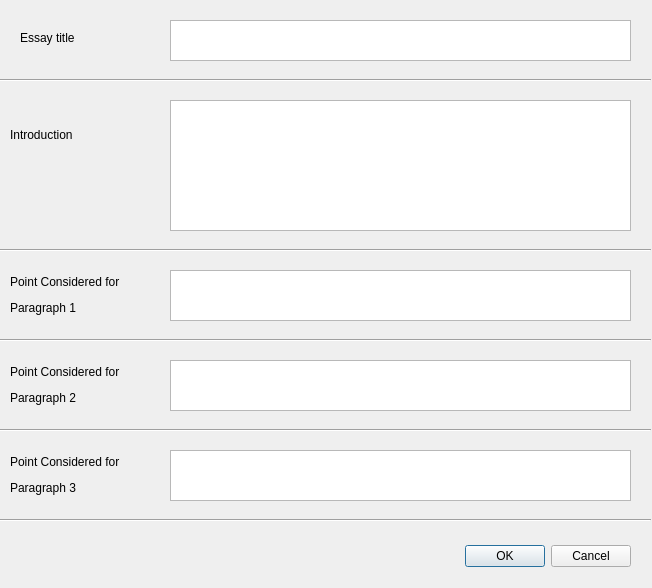
<?xml version="1.0" encoding="UTF-8"?>
<ui version="4.0">
 <class>Dialog</class>
 <widget class="QDialog" name="Dialog">
  <property name="geometry">
   <rect>
    <x>0</x>
    <y>0</y>
    <width>652</width>
    <height>588</height>
   </rect>
  </property>
  <property name="windowTitle">
   <string>School Essay</string>
  </property>
  <widget class="QDialogButtonBox" name="buttonBox">
   <property name="geometry">
    <rect>
     <x>290</x>
     <y>540</y>
     <width>341</width>
     <height>32</height>
    </rect>
   </property>
   <property name="orientation">
    <enum>Qt::Horizontal</enum>
   </property>
   <property name="standardButtons">
    <set>QDialogButtonBox::Cancel|QDialogButtonBox::Ok</set>
   </property>
  </widget>
  <widget class="Line" name="line_4">
   <property name="geometry">
    <rect>
     <x>0</x>
     <y>420</y>
     <width>651</width>
     <height>20</height>
    </rect>
   </property>
   <property name="orientation">
    <enum>Qt::Horizontal</enum>
   </property>
  </widget>
  <widget class="QLabel" name="label_2">
   <property name="geometry">
    <rect>
     <x>10</x>
     <y>120</y>
     <width>111</width>
     <height>31</height>
    </rect>
   </property>
   <property name="text">
    <string>&lt;html&gt;&lt;head/&gt;&lt;body&gt;&lt;p&gt;Introduction&lt;/p&gt;&lt;/body&gt;&lt;/html&gt;</string>
   </property>
  </widget>
  <widget class="QTextEdit" name="introTextEdit">
   <property name="geometry">
    <rect>
     <x>170</x>
     <y>100</y>
     <width>461</width>
     <height>131</height>
    </rect>
   </property>
   <property name="tabChangesFocus">
    <bool>true</bool>
   </property>
   <property name="acceptRichText">
    <bool>false</bool>
   </property>
  </widget>
  <widget class="QTextEdit" name="point1TextEdit">
   <property name="geometry">
    <rect>
     <x>170</x>
     <y>270</y>
     <width>461</width>
     <height>51</height>
    </rect>
   </property>
   <property name="tabChangesFocus">
    <bool>true</bool>
   </property>
   <property name="acceptRichText">
    <bool>false</bool>
   </property>
  </widget>
  <widget class="QTextEdit" name="point2TextEdit">
   <property name="geometry">
    <rect>
     <x>170</x>
     <y>360</y>
     <width>461</width>
     <height>51</height>
    </rect>
   </property>
   <property name="tabChangesFocus">
    <bool>true</bool>
   </property>
   <property name="acceptRichText">
    <bool>false</bool>
   </property>
  </widget>
  <widget class="QLabel" name="label_3">
   <property name="geometry">
    <rect>
     <x>10</x>
     <y>270</y>
     <width>141</width>
     <height>51</height>
    </rect>
   </property>
   <property name="text">
    <string>&lt;html&gt;&lt;head/&gt;&lt;body&gt;&lt;p&gt;Point Considered for &lt;/p&gt;&lt;p&gt;Paragraph 1&lt;/p&gt;&lt;/body&gt;&lt;/html&gt;</string>
   </property>
  </widget>
  <widget class="Line" name="line_2">
   <property name="geometry">
    <rect>
     <x>0</x>
     <y>240</y>
     <width>651</width>
     <height>20</height>
    </rect>
   </property>
   <property name="orientation">
    <enum>Qt::Horizontal</enum>
   </property>
  </widget>
  <widget class="QTextEdit" name="point3TextEdit">
   <property name="geometry">
    <rect>
     <x>170</x>
     <y>450</y>
     <width>461</width>
     <height>51</height>
    </rect>
   </property>
   <property name="tabChangesFocus">
    <bool>true</bool>
   </property>
   <property name="acceptRichText">
    <bool>false</bool>
   </property>
  </widget>
  <widget class="Line" name="line_5">
   <property name="geometry">
    <rect>
     <x>0</x>
     <y>510</y>
     <width>651</width>
     <height>20</height>
    </rect>
   </property>
   <property name="orientation">
    <enum>Qt::Horizontal</enum>
   </property>
  </widget>
  <widget class="QLabel" name="label_4">
   <property name="geometry">
    <rect>
     <x>10</x>
     <y>360</y>
     <width>131</width>
     <height>51</height>
    </rect>
   </property>
   <property name="text">
    <string>&lt;html&gt;&lt;head/&gt;&lt;body&gt;&lt;p&gt;Point Considered for &lt;/p&gt;&lt;p&gt;Paragraph 2&lt;/p&gt;&lt;/body&gt;&lt;/html&gt;</string>
   </property>
  </widget>
  <widget class="Line" name="line_3">
   <property name="geometry">
    <rect>
     <x>0</x>
     <y>330</y>
     <width>651</width>
     <height>20</height>
    </rect>
   </property>
   <property name="orientation">
    <enum>Qt::Horizontal</enum>
   </property>
  </widget>
  <widget class="QLabel" name="label_5">
   <property name="geometry">
    <rect>
     <x>10</x>
     <y>450</y>
     <width>131</width>
     <height>51</height>
    </rect>
   </property>
   <property name="text">
    <string>&lt;html&gt;&lt;head/&gt;&lt;body&gt;&lt;p&gt;Point Considered for &lt;/p&gt;&lt;p&gt;Paragraph 3&lt;/p&gt;&lt;/body&gt;&lt;/html&gt;</string>
   </property>
  </widget>
  <widget class="Line" name="line_6">
   <property name="geometry">
    <rect>
     <x>0</x>
     <y>70</y>
     <width>651</width>
     <height>20</height>
    </rect>
   </property>
   <property name="orientation">
    <enum>Qt::Horizontal</enum>
   </property>
  </widget>
  <widget class="QLabel" name="label">
   <property name="geometry">
    <rect>
     <x>20</x>
     <y>30</y>
     <width>71</width>
     <height>16</height>
    </rect>
   </property>
   <property name="text">
    <string>Essay title</string>
   </property>
  </widget>
  <widget class="QTextEdit" name="titleTextEdit">
   <property name="geometry">
    <rect>
     <x>170</x>
     <y>20</y>
     <width>461</width>
     <height>41</height>
    </rect>
   </property>
   <property name="focusPolicy">
    <enum>Qt::WheelFocus</enum>
   </property>
   <property name="tabChangesFocus">
    <bool>true</bool>
   </property>
   <property name="acceptRichText">
    <bool>false</bool>
   </property>
  </widget>
 </widget>
 <resources/>
 <connections>
  <connection>
   <sender>buttonBox</sender>
   <signal>accepted()</signal>
   <receiver>Dialog</receiver>
   <slot>accept()</slot>
   <hints>
    <hint type="sourcelabel">
     <x>248</x>
     <y>254</y>
    </hint>
    <hint type="destinationlabel">
     <x>157</x>
     <y>274</y>
    </hint>
   </hints>
  </connection>
  <connection>
   <sender>buttonBox</sender>
   <signal>rejected()</signal>
   <receiver>Dialog</receiver>
   <slot>reject()</slot>
   <hints>
    <hint type="sourcelabel">
     <x>316</x>
     <y>260</y>
    </hint>
    <hint type="destinationlabel">
     <x>286</x>
     <y>274</y>
    </hint>
   </hints>
  </connection>
 </connections>
</ui>
